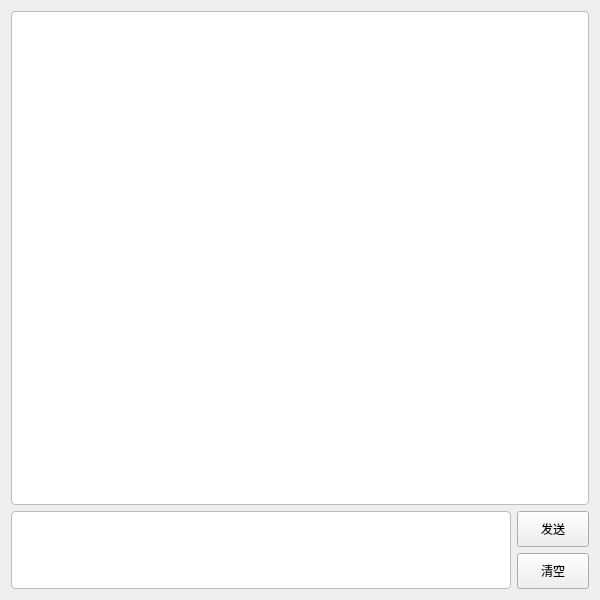
<?xml version="1.0" encoding="UTF-8"?>
<ui version="4.0">
 <class>AppDisplay</class>
 <widget class="QWidget" name="AppDisplay">
  <property name="geometry">
   <rect>
    <x>0</x>
    <y>0</y>
    <width>600</width>
    <height>600</height>
   </rect>
  </property>
  <property name="minimumSize">
   <size>
    <width>600</width>
    <height>600</height>
   </size>
  </property>
  <property name="windowTitle">
   <string>调试窗口</string>
  </property>
  <layout class="QGridLayout" name="gridLayout">
   <item row="1" column="0" rowspan="2">
    <widget class="QTextEdit" name="send_input">
     <property name="styleSheet">
      <string notr="true">QTextEdit {
    border: 1px solid #bdbdbd;
    border-radius: 4px;
    padding: 3px;
    background-color: white;
}</string>
     </property>
    </widget>
   </item>
   <item row="1" column="1">
    <widget class="QPushButton" name="send">
     <property name="minimumSize">
      <size>
       <width>72</width>
       <height>36</height>
      </size>
     </property>
     <property name="maximumSize">
      <size>
       <width>72</width>
       <height>36</height>
      </size>
     </property>
     <property name="text">
      <string>发送</string>
     </property>
    </widget>
   </item>
   <item row="2" column="1">
    <widget class="QPushButton" name="clear">
     <property name="minimumSize">
      <size>
       <width>72</width>
       <height>36</height>
      </size>
     </property>
     <property name="maximumSize">
      <size>
       <width>72</width>
       <height>36</height>
      </size>
     </property>
     <property name="text">
      <string>清空</string>
     </property>
    </widget>
   </item>
   <item row="0" column="0" colspan="2">
    <widget class="QTextEdit" name="display">
     <property name="styleSheet">
      <string notr="true">QTextEdit {
    border: 1px solid #bdbdbd;
    border-radius: 4px;
    padding: 3px;
    background-color: white;
}</string>
     </property>
    </widget>
   </item>
  </layout>
 </widget>
 <resources/>
 <connections/>
</ui>
